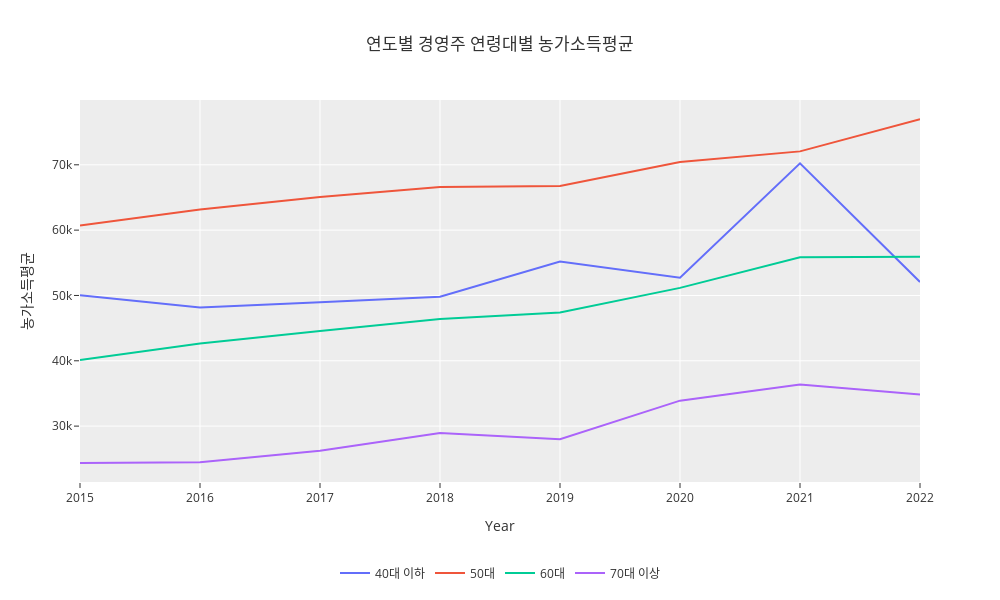

This figure's notebook cell:
### Code cell
df = pd.read_excel('./dataset/Farm_dataset/농가소득.xlsx').iloc[2:,:].T.iloc[1:,:].reset_index().\
rename(columns={'index':'Year',2:'40-49세',3:'50세 미만',4:'50-59세',5:'60-69세',6:'70세 미만',7:'70세 이상'})
df['40-49세'] = pd.to_numeric(df['40-49세'], errors='coerce')
df['40-49세'] = df['40-49세'].fillna(0)
# df['50세 미만'] = pd.to_numeric(df['50세 미만'], errors='coerce')
# df['50세 미만'] = df['50세 미만'].fillna(0)
df['50-59세'] = pd.to_numeric(df['50-59세'], errors='coerce')
df['60-69세'] = pd.to_numeric(df['60-69세'], errors='coerce')
# df['70세 미만'] = pd.to_numeric(df['70세 미만'], errors='coerce')
# df['70세 미만'] = df['70세 미만'].fillna(0)
df['70세 이상'] = pd.to_numeric(df['70세 이상'], errors='coerce')
df['40대 이하'] = df['40-49세']#+ df['50세 미만']
df['50대'] = df['50-59세']
df['60대'] = df['60-69세']# + df['70세 미만']
df['70대 이상'] = df['70세 이상']
df = df.iloc[:-1,[0]+list(range(7,11))]
fig = px.line(df, x='Year', y=['40대 이하', '50대', '60대', '70대 이상'],
              title='연도별 경영주 연령대별 농가소득평균',
              labels={'variable': '연령대', 'value': '농가소득평균'},
             width = 1000, height = 600)
fig.update_layout(legend_title = "",template='ggplot2',
    legend=dict(
        orientation="h",
        yanchor="top",
        y=-0.2, 
        xanchor="center",
        x=0.5
    ))
fig.show()

### Figure 1 — Plotly figure (JSON) as saved in the notebook; plotly's stock layout.template omitted (floating-point values rounded to 4 significant figures)
{"data": [{"hovertemplate": "연령대=40대 이하<br>Year=%{x}<br>농가소득평균=%{y}<extra></extra>", "legendgroup": "40대 이하", "line": {"color": "#636efa", "dash": "solid"}, "marker": {"symbol": "circle"}, "mode": "lines", "name": "40대 이하", "orientation": "v", "showlegend": true, "type": "scatter", "x": ["2015", "2016", "2017", "2018", "2019", "2020", "2021", "2022"], "xaxis": "x", "y": [50043, 48170, 48976, 49807, 55211, 52724, 70233, 52062], "yaxis": "y"}, {"hovertemplate": "연령대=50대<br>Year=%{x}<br>농가소득평균=%{y}<extra></extra>", "legendgroup": "50대", "line": {"color": "#EF553B", "dash": "solid"}, "marker": {"symbol": "circle"}, "mode": "lines", "name": "50대", "orientation": "v", "showlegend": true, "type": "scatter", "x": ["2015", "2016", "2017", "2018", "2019", "2020", "2021", "2022"], "xaxis": "x", "y": [60703, 63151, 65082, 66619, 66745, 70417, 72057, 76998], "yaxis": "y"}, {"hovertemplate": "연령대=60대<br>Year=%{x}<br>농가소득평균=%{y}<extra></extra>", "legendgroup": "60대", "line": {"color": "#00cc96", "dash": "solid"}, "marker": {"symbol": "circle"}, "mode": "lines", "name": "60대", "orientation": "v", "showlegend": true, "type": "scatter", "x": ["2015", "2016", "2017", "2018", "2019", "2020", "2021", "2022"], "xaxis": "x", "y": [40133, 42637, 44551, 46385, 47398, 51160, 55838, 55941], "yaxis": "y"}, {"hovertemplate": "연령대=70대 이상<br>Year=%{x}<br>농가소득평균=%{y}<extra></extra>", "legendgroup": "70대 이상", "line": {"color": "#ab63fa", "dash": "solid"}, "marker": {"symbol": "circle"}, "mode": "lines", "name": "70대 이상", "orientation": "v", "showlegend": true, "type": "scatter", "x": ["2015", "2016", "2017", "2018", "2019", "2020", "2021", "2022"], "xaxis": "x", "y": [24368, 24476, 26223, 28953, 27989, 33899, 36365, 34849], "yaxis": "y"}], "layout": {"height": 600, "legend": {"orientation": "h", "title": {"text": ""}, "tracegroupgap": 0, "x": 0.5, "xanchor": "center", "y": -0.2, "yanchor": "top"}, "title": {"text": "연도별 경영주 연령대별 농가소득평균"}, "width": 1000, "xaxis": {"anchor": "y", "autorange": true, "domain": [0, 1], "range": [0, 7], "title": {"text": "Year"}, "type": "category"}, "yaxis": {"anchor": "x", "autorange": true, "domain": [0, 1], "range": [21440.0, 79920.0], "title": {"text": "농가소득평균"}, "type": "linear"}}}
